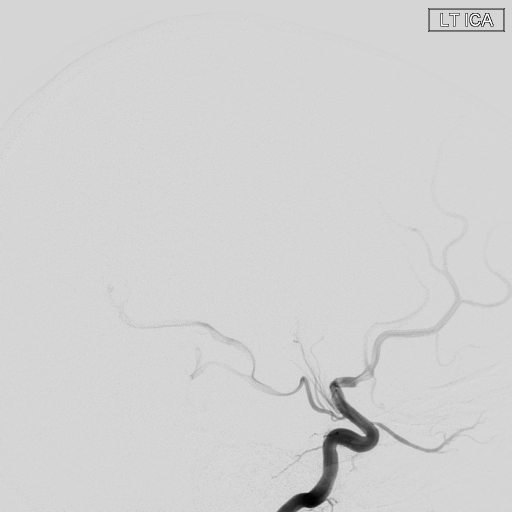
#> input picture level_set_python_codes/external_images/74al.png, 1024 x 1024 px (shown at 1/2 size)
$ python main.py
#> lines starting #> are read from the running program, lines starting #| are printed output that depends on the picture
### level_set_python_codes/lsm.py
"""
	Main function for running a level set method to do image segmentation.
	The algorithm is based on a paper "Retina Image Vessel Segmentation Using a Hybrid CGLI Level Set Method" by Chen et al.
	Note: I replaced the Gaussian convolution with a heat equation.
"""

# Import libararies
import numpy as np
import matplotlib.pyplot as plt
from scipy.fftpack import dct, idct # for Fourier transforms
from nptyping import NDArray, Float64
from scipy.ndimage.filters import gaussian_filter # For a Gaussian blur

# Level set method class
class LSM:
    def __init__(self, n1, n2, rho, sigma, omega, epsilon):
        self.n1 = n1
        self.n2 = n2
        self.rho = rho
        self.sigma = sigma
        self.omega = omega
        self.epsilon = epsilon
        self.phi = np.zeros((self.n2, self.n1))
        self.phi_x = np.zeros_like(self.phi)
        self.phi_y = np.zeros_like(self.phi)
        self.phi_1norm = np.zeros_like(self.phi)

        self.f1 = np.zeros_like(self.phi)
        self.f2 = np.zeros_like(self.phi)

        self.Spf = np.zeros_like(self.phi)

        self.c1 = 1 # default value
        self.c2 = 1 # default value

        jj = np.arange(n1)
        ii = np.arange(n2)
        ii, jj = np.meshgrid(ii,jj)

        self.kernel = 2.0*n1*n1*(1.0 - np.cos(np.pi*jj/n1)) + 2.0*n2*n2*(1.0 - np.cos(np.pi*ii/n2))

    # implement 2D DCT
    def dct2(self, a):
        return dct(dct(a.T, norm='ortho').T, norm='ortho')
    # implement 2D IDCT
    def idct2(self, a):
        return idct(idct(a.T, norm='ortho').T, norm='ortho')

    # initialize phi with a quadratic function
    # [6 lines left out: function initialize_phi, not called in this run]


    """
        Heat equation
    """
    # [4 lines left out: function conv_heat, not called in this run]

    """
        Gaussian blur
    """
    def conv_gaussian(self, A: NDArray[Float64], sigma: Float64) -> NDArray[Float64]:
        return gaussian_filter(A, sigma=sigma)

    """
        Apply convolution on phi.
        I am using a heat equation with FFT.
        Modify the code to implement a different convolution.

        Given numpy 2d array
        Returns numpy 2d array
    """
    # [5 lines left out: function conv, not called in this run]
#         return self.conv_gaussian(A, sigma) # to use a Gaussian kernel

    """
        compute (partial_x phi) and (partial_y phi)
        computed values: self.phi_x, self.phi_y
    """
    # [8 lines left out: function compute_absolute_gradient, not called in this run]

    """
        Compute H_epsilon(phi)
    """
    def H_epsilon(self, z: NDArray[Float64]) -> NDArray[Float64]:
        return 0.5 * (1 + 2 * np.arctan(z/self.epsilon) / np.pi)

    """
        Compute gL and return 2d numpy array
    """
    # [7 lines left out: function compute_gL, not called in this run]

    """
        Compute gL and return 2d numpy array
    """
    # [5 lines left out: function compute_gG, not called in this run]

    """
        Given image (2d numpy array)
        Returns f1 and f2 (2d numpy array)
    """
    # [16 lines left out: function compute_local_bin_value, not called in this run]

    """
        Update c1 and c2
        From https://www.ncbi.nlm.nih.gov/pmc/articles/PMC4429514/.
    """
    # [13 lines left out: function compute_the_region_average_intensity, not called in this run]

    """
        Compute the Spf from gL and gG
    """
    # [5 lines left out: function compute_the_local_global_force, not called in this run]

    """
        update phi with a given step size
    """
    def update_phi(self, step_size: Float64, image):
        self.phi -= step_size * (self.Spf * self.phi_1norm)

### level_set_python_codes/main.py
"""
    Main function for running a level set method to do image segmentation.
    The algorithm is based on a paper "Retina Image Vessel Segmentation Using a Hybrid CGLI Level Set Method" by Chen et al.
    Note: I replaced the Gaussian convolution with a heat equation.
"""

# Import libararies
import numpy as np
import matplotlib.pyplot as plt
import matplotlib.image as mpimg
import cv2
from scipy.fftpack import dct, idct # for Fourier transforms
from nptyping import NDArray, Float64
from lsm import *

# A function that runs the level set method with a given image.
# [41 lines left out: function run_lsm, not called in this run]


def main():
    # Define parameters
    n1 = 512
    n2 = 512
    rho = 1
    sigma = 1e-6
    omega = 0.5
    epsilon = 0.5

    # Define LSM object
    lsm = LSM(n1,n2,rho,sigma,omega,epsilon)

    # Create a toy image. (Modify these lines to import external images)
    x = np.linspace(0.5/n1,1-0.5/n1,n1)
    y = np.linspace(0.5/n2,1-0.5/n2,n2)
    x, y = np.meshgrid(x,y)
    # image = np.zeros((n2,n1))
    # image[((x-0.4)*(x-0.4)+(y-0.4)*(y-0.4)<0.2*0.2) | ((x-0.6)*(x-0.6)+(y-0.6)*(y-0.6)<0.2*0.2)] = 1

    # Load an external image
    image = mpimg.imread("./external_images/74al.png")
#> image is the input picture: shape (1024, 1024) float32; min 0, max 1, mean 0.824
    image = cv2.resize(image, (n2,n1)) # Resizing to (n2,n1)
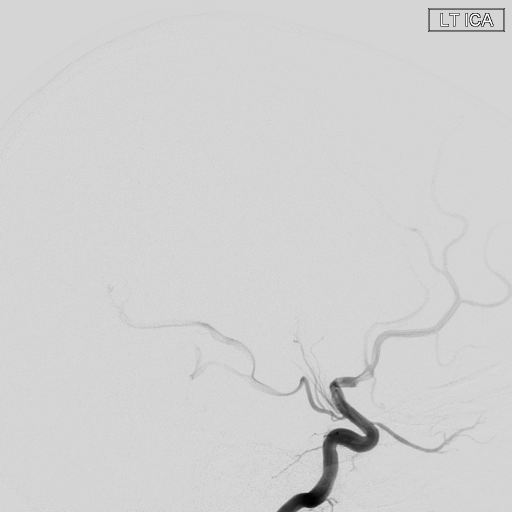
#> image: shape (512, 512) float32; min 0, max 1, mean 0.824

    # Run a method
    max_iter = 200 # Maximum iterations
    print_every = 20 # Verbose. Print every [print_every] iteration.
    step_size = 200 # step size of the method

    # initailize phi with a quadratic function.
    # Modify the function to initialize phi with a different function.
#> (the run stopped early here; a loop or call above may not have finished)
